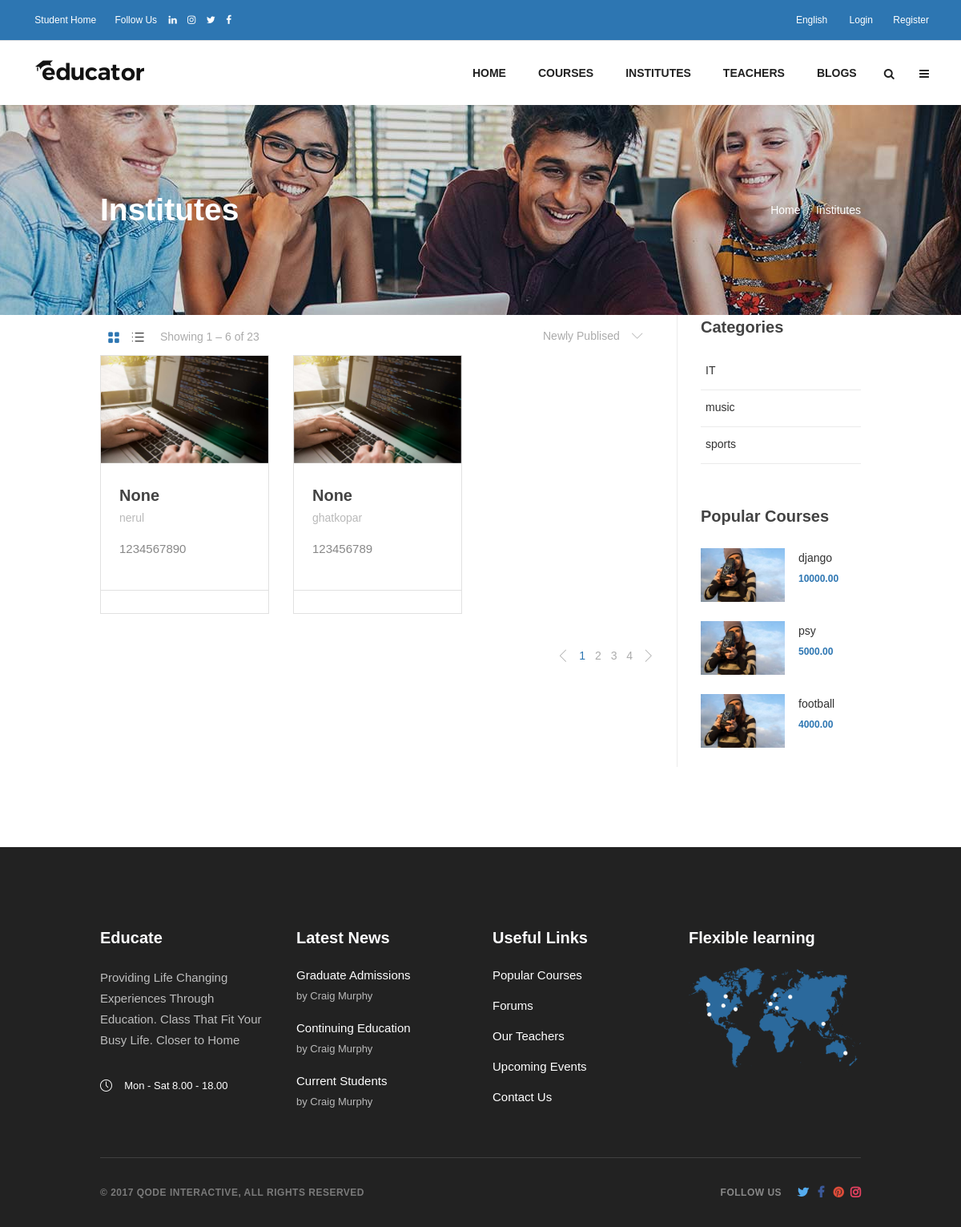
Page /institutes/ on the earlier database version.
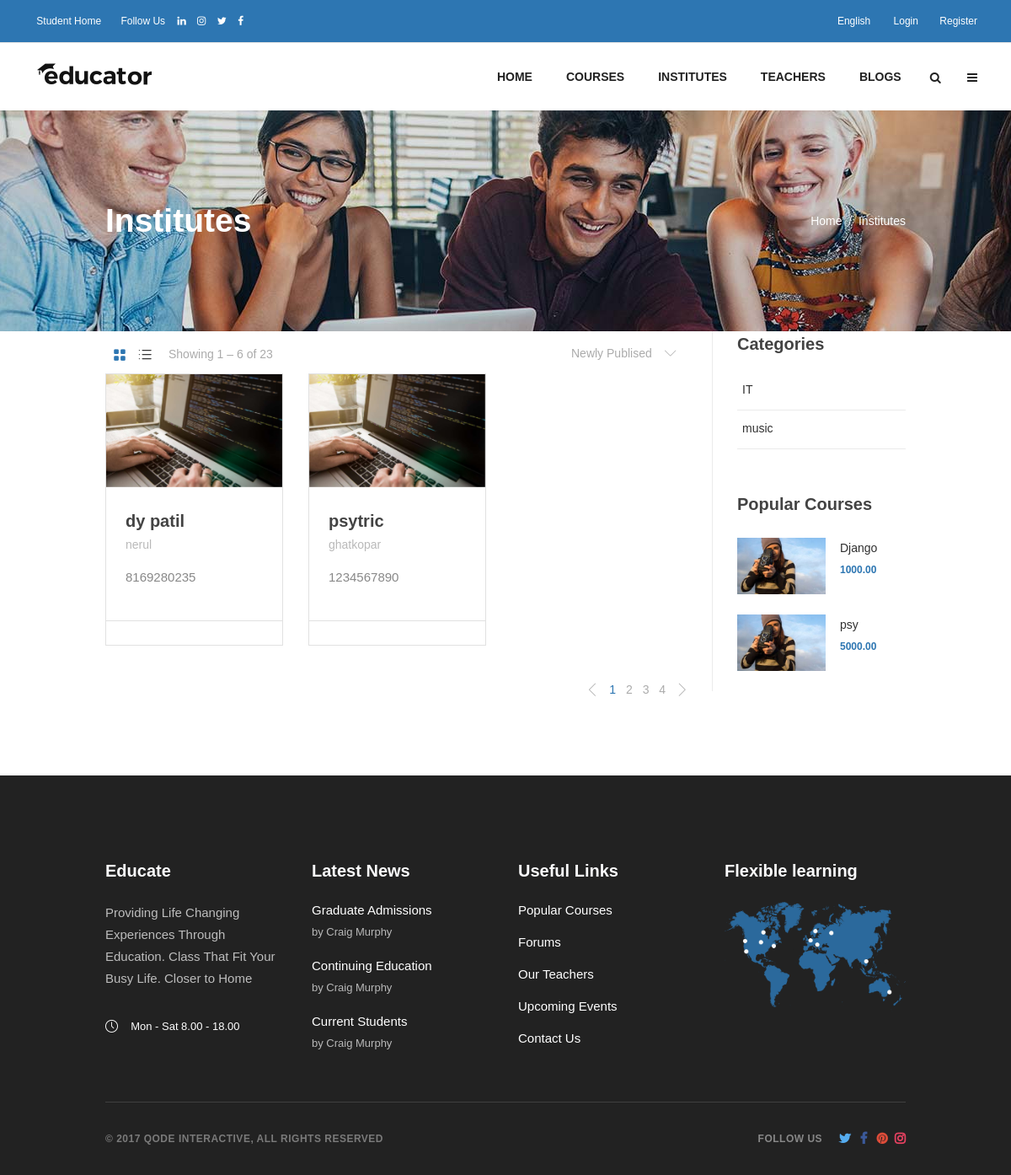
Same page on the later database version.
### teaching/models.py (models this page shows, shortened)
class Institute(models.Model):
	name = models.CharField(max_length=127, null=True)
	address = models.CharField(max_length=127)
	contact = models.SmallIntegerField()
	user = models.OneToOneField(User,on_delete=models.CASCADE,related_name='user_institute')
	about = models.TextField(blank=True,null=True)

class Category(models.Model):
	category = models.CharField(max_length=127)

class Course(models.Model):
	id = models.AutoField(primary_key=True)
	name = models.CharField(max_length=127)
	institution= models.ForeignKey(Institute, on_delete=models.CASCADE, related_name='institutes')
	main_teacher= models.ForeignKey(Teacher, on_delete=models.CASCADE,related_name="teacher_courses")
	price= models.DecimalField(max_digits=11, decimal_places=2)
	currency= models.ForeignKey(Currency, on_delete=models.CASCADE, related_name="currency_courses")
	category= models.ForeignKey(Category, on_delete=models.CASCADE, related_name="category_courses" , null = True, blank= True)
	is_popular = models.BooleanField(default=False)
	curriculum = models.TextField()
	duration = models.PositiveSmallIntegerField(default=3)
	lectures = models.PositiveSmallIntegerField(default=10)
	quizzes = models.PositiveSmallIntegerField(default=5)
	pass_percentage = models.DecimalField(max_digits=12, decimal_places=2, default=50)
	related = models.ForeignKey("self", on_delete=models.CASCADE, null=True, blank=True, related_name='related_courses')

### teaching/views.py (the view)
# urls.py: path('institutes/', views.InstituteView.as_view(), name='institutes'),
class InstituteView(ListView):
	model = Institute
	template_name = 'institutes.html'
	context_object_name = "institutes"
	def get_context_data(self, **kwargs):
		context = super().get_context_data(**kwargs)
		context['categories'] = Category.objects.all()
		context['popular_courses'] = Course.objects.filter(is_popular=True)
		return context

### template/institutes.html (shortened to what the changed rows need)
{% extends 'base.html' %}
{% load static %}
{% block main %}
<div class="edgt-content">
	<div class="edgt-content-inner">
		<div class="edgt-title-holder edgt-standard-with-breadcrumbs-type edgt-has-bg-image edgt-bg-parallax"
			style="height: 262px; background-image: url(&quot;{% static 'images/coursebanner.jpg' %}&quot;); background-position: center 0px;"
			data-height="262">
			<div class="edgt-title-wrapper" style="height: 262px">
				<div class="edgt-title-inner">
					<div class="edgt-grid">
						<div class="edgt-title-inner-holder">
							<div class="edgt-title-info">
								<h2 class="edgt-page-title entry-title" style="color: #ffffff">Institutes
								</h2>
							</div>
						</div>
					</div>
				</div>
			</div>
		</div>
		<div class="edgt-container edgt-default-page-template">
			<div class="edgt-container-inner clearfix">
				<div class="edgt-grid-row">
					<div class="edgt-page-content-holder edgt-grid-col-9 edgt-content-left">
						<div class="vc_row wpb_row vc_row-fluid vc_custom_1502096336278">
							<div class="wpb_column vc_column_container vc_col-sm-12">
								<div class="vc_column-inner">
									<div class="wpb_wrapper">
										<div class="edgt-course-list-holder edgt-cl-gallery edgt-normal-space edgt-cl-three-columns edgt-cl-standard edgt-cl-pag-standard  edgt-cl-has-filter   "
											data-number-of-columns="3" data-space-between-items="normal"
											data-number-of-items="6" data-enable-image="yes"
											data-image-proportions="full" data-order-by="date" data-order="ASC"
											data-item-layout="standard" data-enable-title="yes" data-title-tag="h4"
											data-enable-instructor="yes" data-enable-price="yes"
											data-enable-excerpt="yes" data-excerpt-length="70"
											data-enable-students="yes" data-enable-category="no"
											data-enable-duration="yes" data-pagination-type="standard" data-filter="yes"
											data-enable-article-animation="no" data-course-slider-on="no"
											data-enable-loop="yes" data-enable-autoplay="yes" data-slider-speed="5000"
											data-slider-speed-animation="600" data-enable-navigation="yes"
											data-enable-pagination="yes" data-widget="no" data-max-num-pages="4"
											data-next-page="2">
											<div class="edgt-cl-inner  clearfix">
												{% for institute in institutes %}
												<article
													class="edgt-cl-item post-804 course type-course status-publish has-post-thumbnail hentry course-category-it-software course-tag-digital"
													data-name="development" data-date="1500508800">
													<div class="edgt-cl-item-inner">
														<div class="edgt-cli-image-wrapper">
															<div class="edgt-cli-image">
																<img width="965" height="617"
																	src="{% static 'images/course-img-1.jpg' %}"
																	class="attachment-full size-full wp-post-image"
																	alt="a"
																	sizes="(max-width: 965px) 100vw, 965px">
															</div>
														</div>
														<div class="edgt-cli-text-holder">
															<div class="edgt-cli-text-wrapper">
																<div class="edgt-cli-text">
																	<div class="edgt-cli-top-info">
																		<h4 itemprop="name"
																			class="edgt-cli-title entry-title">
																			<a itemprop="url"
																				href="# "
																				target="_self">
																				{{institute.name}} </a>
																		</h4>
																		<a
																			target="_self">
																			<span class="edgt-instructor-name">
																				{{institute.address}} </span>
																		</a>
																	</div>
																	<p itemprop="description" class="edgt-cli-excerpt">
																		{{institute.contact}} </p>
																	<div class="edgt-cli-bottom-info">
																	</div>
																</div>
															</div>
														</div> <a itemprop="url"
															class="edgt-cli-link edgt-block-drag-link"
															href="#"
															target="_self"></a>
													</div>
												</article>
												{% endfor %}
											</div>
										</div>
									</div>
								</div>
							</div>
						</div>
					</div>
					<div class="edgt-sidebar-holder edgt-grid-col-3 edgt-sidebar-right">
						<aside class="edgt-sidebar">
							<div class="widget edgt-course-categories-widget">
								<ul class="edgt-course-categories-list">
									{% for cat in categories %}
									<li>
										<h6 class="edgt-course-categories-list-title"><a
												href="{% url 'teaching:courses' %}?category_id={{cat.id}}"
												target="_self" itemprop="url">{{cat.category}} </a></h6>
									</li>
									{% endfor %}
								</ul>
							</div>
							<div class="widget edgt-course-list-widget">
								<div class="edgt-course-list-holder edgt-cl-gallery edgt-normal-space edgt-cl-one-column edgt-cl-minimal edgt-cl-pag-no-pagination     "
									data-number-of-columns="1" data-space-between-items="normal"
									data-number-of-items="3" data-enable-image="yes" data-image-proportions="medium"
									data-category="art-design" data-order-by="date" data-order="ASC"
									data-item-layout="minimal" data-enable-title="yes" data-title-tag="h6"
									data-enable-instructor="no" data-enable-price="yes" data-enable-excerpt="yes"
									data-excerpt-length="60" data-enable-students="yes" data-enable-category="no"
									data-enable-duration="yes" data-pagination-type="no-pagination" data-filter="no"
									data-enable-article-animation="no" data-course-slider-on="no" data-enable-loop="yes"
									data-enable-autoplay="yes" data-slider-speed="5000"
									data-slider-speed-animation="600" data-enable-navigation="yes"
									data-enable-pagination="yes" data-widget="yes" data-max-num-pages="2"
									data-next-page="2">
									<div class="edgt-cl-inner  clearfix">
										{% for course in popular_courses %}
										<article
											class="edgt-cl-item post-1104 course type-course status-publish has-post-thumbnail hentry course-category-art-design course-tag-creative"
											data-name="photography" data-date="1500595200">
											<div class="edgt-cl-item-inner">
												<div class="edgt-cli-image">
													<img width="300" height="192"
														src="{% static 'images/course-img-2-300x192.jpg' %}"
														class="attachment-medium size-medium wp-post-image" alt="a"
														srcset="https://educator.qodeinteractive.com/wp-content/uploads/2017/07/course-img-2-300x192.jpg' %} 300w, https://educator.qodeinteractive.com/wp-content/uploads/2017/07/course-img-2-768x491.jpg' %} 768w, https://educator.qodeinteractive.com/wp-content/uploads/2017/07/course-img-2.jpg' %} 965w"
														sizes="(max-width: 300px) 100vw, 300px">
												</div>
												<div class="edgt-cli-text-holder">
													<div class="edgt-cli-text-wrapper">
														<div class="edgt-cli-text">
															<h6 itemprop="name" class="edgt-cli-title entry-title">
																<a itemprop="url"
																	href="#"
																	target="_self">
																	{{course.name}} </a>
															</h6>
															<div class="edgt-ci-price-holder clearfix">
																<span class="edgt-ci-price-value">
																	{{course.price}} </span>
															</div>
														</div>
													</div>
												</div>
											</div>
										</article>
										{% endfor %}
									</div>
								</div>
							</div>
						</aside>
					</div>
				</div>
			</div>
		</div>
	</div>
</div>
{% endblock main %}

Differences in the rows shown:
removed Category: category "sports"
removed Course: name "football", price "4000.00"
changed Institute "nerul": name "None" → "dy patil"; contact "1234567890" → "8169280235"
changed Institute "ghatkopar": name "None" → "psytric"; contact "123456789" → "1234567890"
changed Course: name "django" → "Django"; price "10000.00" → "1000.00"
